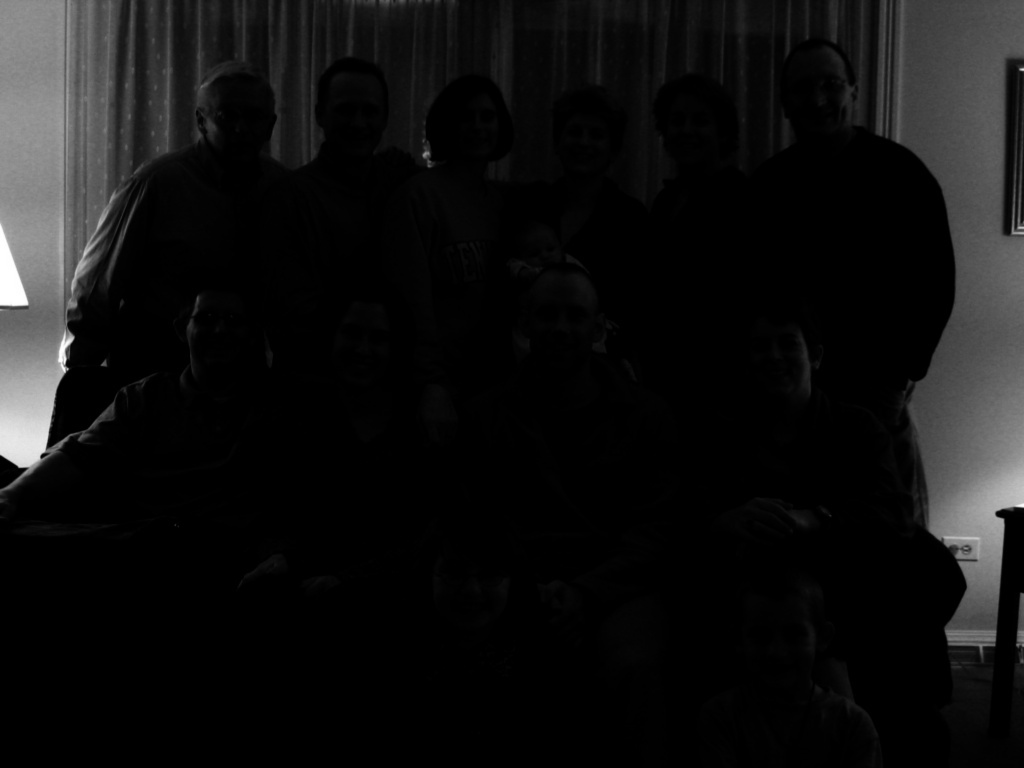
#> input picture DIP/Exercise 16/images/original.jpg, 1024 x 768 px
$ jupyter execute FCVS_Feb23_DIP_Image_Enhancement_Ex16_Mahdi_Bahar_Gogani.ipynb
#> lines starting #> are read from the running program, lines starting #| are printed output that depends on the picture
# Practice 16

# Image Enhancement

### import part

[cell 1]
import cv2 as cv

import matplotlib.pyplot as plt
import numpy as np

[cell 2]
def image_plot (img , width =6 , hight = 8 , c_map='gray' , title = 'image'):
    plt.figure(figsize=(hight,width),dpi=100)
    plt.axis('off')
    plt.imshow(img, cmap=c_map)
    plt.title(title)
    plt.show()

[cell 3]
org_img = cv.imread(r'images/original.jpg',cv.IMREAD_UNCHANGED)
#> org_img is the input picture: shape (768, 1024); min 0, max 255, mean 17.3

[cell 4]
image_plot(org_img,width = 8, hight = 12 , title = 'orginal image')

[cell 5]
def display_hist (img , channel = 0, histsize = 256, range= (0,256), title = 'histogram'):

#> called with channel = 0, histsize = 256, range = (0, 256), title = 'histogram'
    hist_img = cv.calcHist([img],[channel],None,[histsize],range)
#> hist_img = 256 values, max 415393 at index 0, min 3 at index 239, mean 3072
    plt.figure(figsize=(6,4),dpi = 100)
    plt.plot(hist_img)
    plt.title(title)
    plt.show()
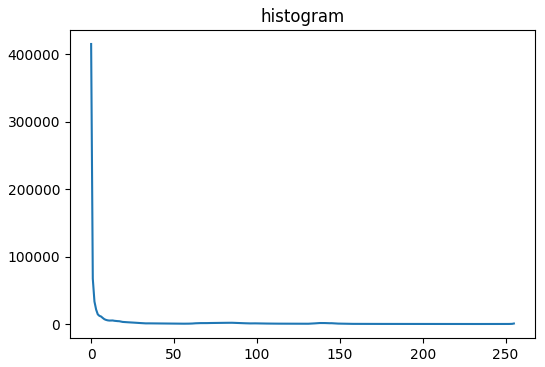
#> figure drawn by matplotlib, 1 panel; curve peaks at x = 0, y = 415393

[cell 6]
display_hist(org_img)

[cell 7]
def display_hist_bins(img, bins = 256, range=(0,256), title = 'histogram'):
#> called with bins = 256, range = (0, 256), title = 'histogram'
    plt.figure(figsize= (6,4) , dpi=100)
    plt.hist(img.flat , bins , range)
    plt.title(title)
    plt.show()
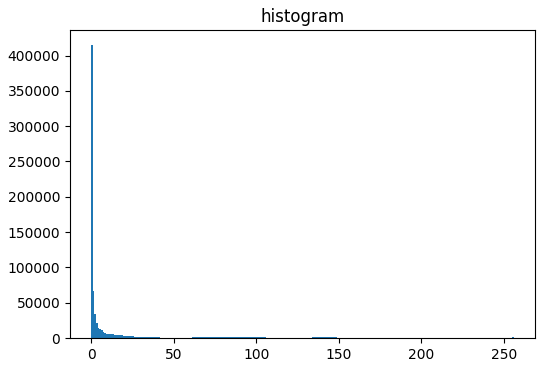
#> figure drawn by matplotlib, 1 panel; tallest bar 415393 high, from x = 0 to 1

[cell 8]
display_hist_bins(org_img)

# Contrast Enhancement

## Contrast Stretching

[cell 9]
min_new = 0
max_new = 255

min_old = np.min(org_img)
#> min_old = 0
max_old = np.max(org_img)
#> max_old = 255

cs_img = np.uint8(((org_img-min_old)/(max_old-min_old))*(max_new-min_new) + min_new)

[cell 10]
image_plot(cs_img,title = 'image after contrast stretching')

[cell 11]
display_hist_bins(cs_img, title = 'histogram after CS')

#### there is not much improvment after using contrast stretching

## Histogram Equalization

[cell 12]
histequal = cv.equalizeHist(org_img)
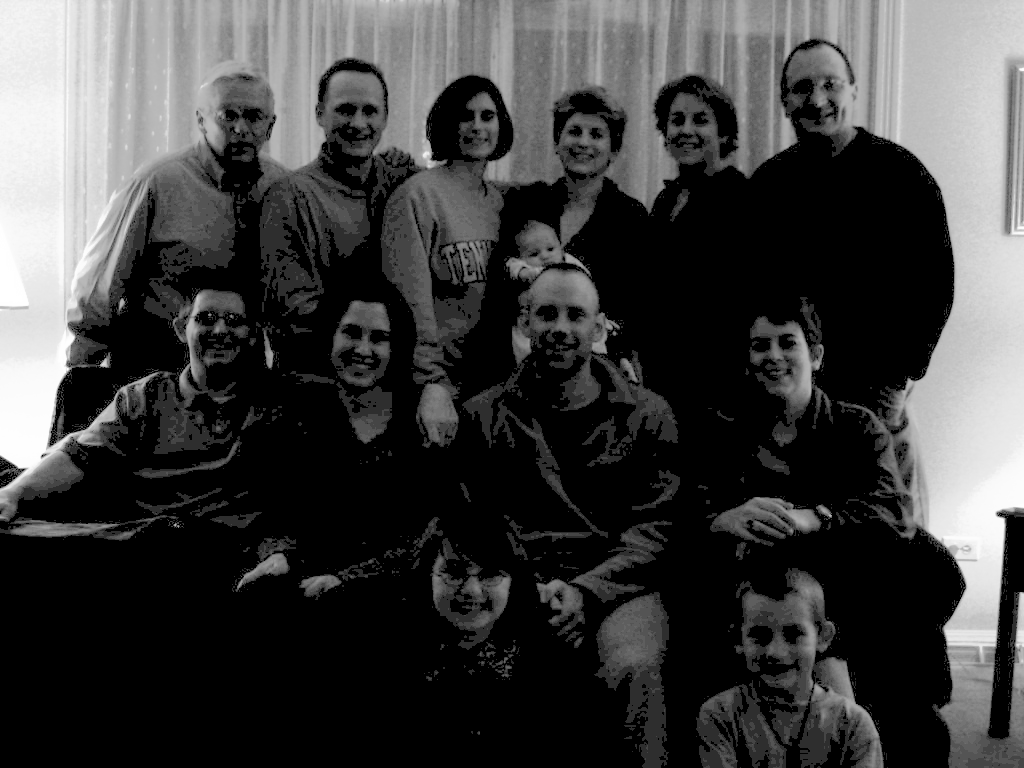
#> histequal: shape (768, 1024); min 0, max 255, mean 63.3

[cell 13]
image_plot(histequal,title= 'image after applying histogram equalization')

## Gamma

[cell 14]
gamma = 0.5
gamma_img = np.uint8(((org_img/255)**gamma)*255)
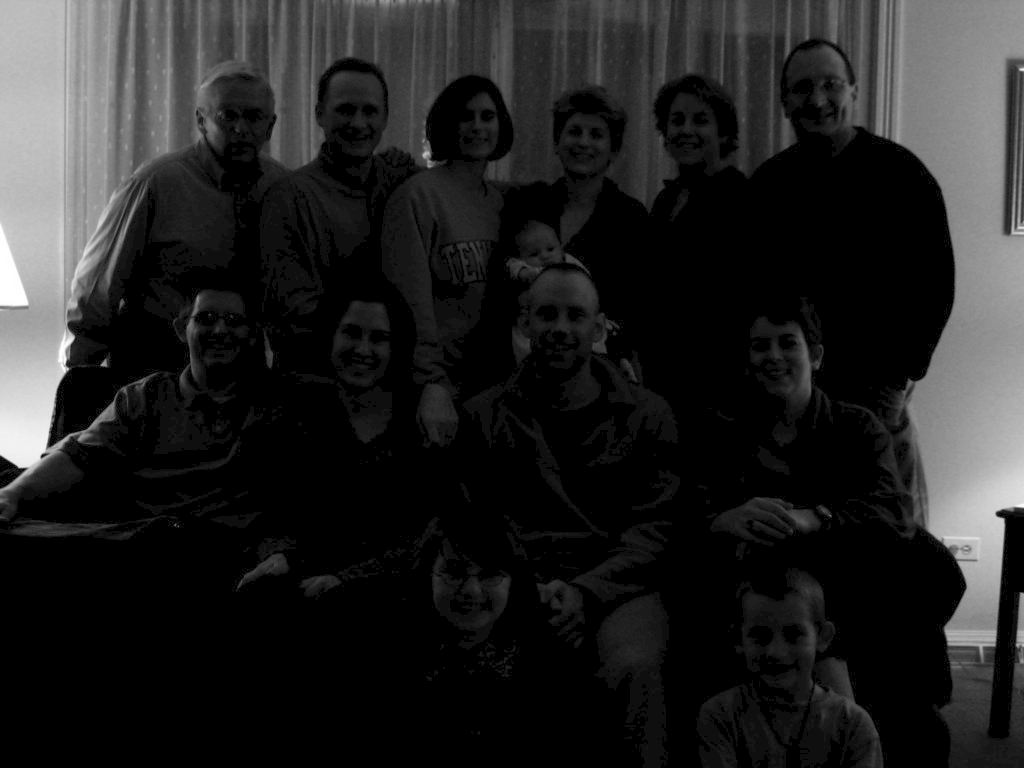
#> gamma_img: shape (768, 1024); min 0, max 255, mean 35.1

[cell 15]
image_plot(gamma_img,title = 'image after applying gamma')

## Combine Gamma with historam equalization

[cell 16]
histequal_combine = cv.equalizeHist(gamma_img)

[cell 17]
image_plot(histequal_combine, title = 'image after applying gamma and histogram equalization')

### The best result is created by histogram equalization

## 3. plot histogram of the best result

[cell 18]
display_hist_bins(histequal,title='histogram after historam equalization')
